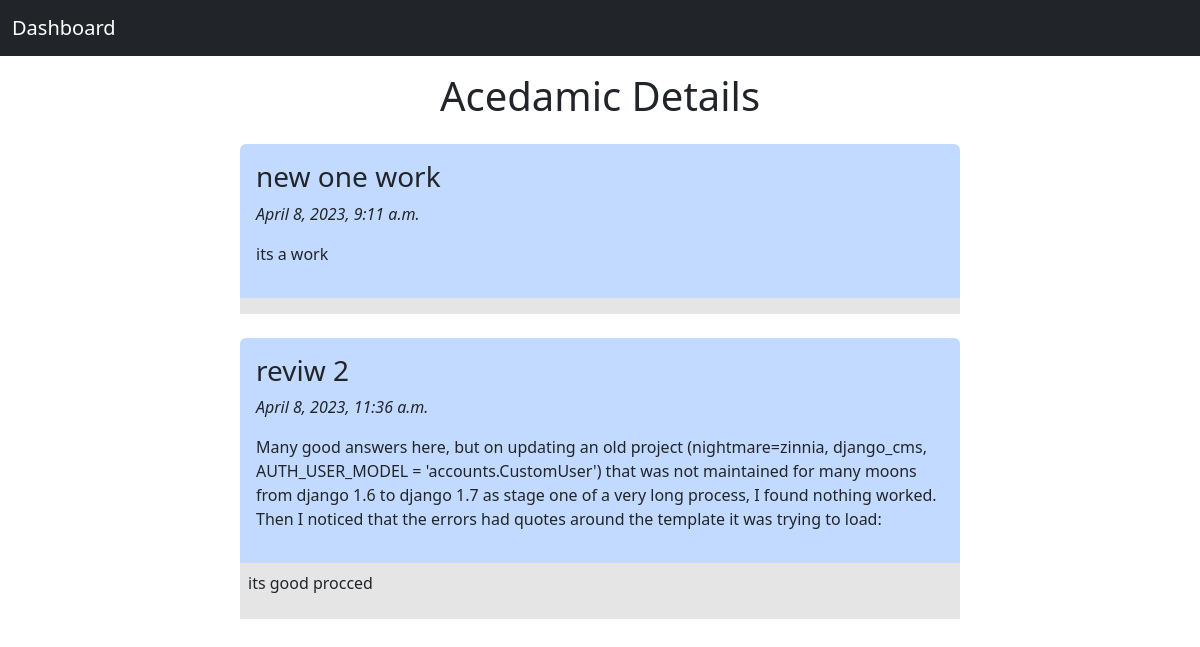
The app's page /work/2 with its own data.
### student/models.py (models this page shows, shortened)
class WorkProcess(models.Model):
    title = models.CharField(max_length=255)
    pub_date = models.DateTimeField(auto_now_add=True)
    content = models.TextField(blank=True)
    file = models.FileField(upload_to='workdocs/',blank=True)
    authur = models.ForeignKey(User,on_delete=models.CASCADE)
    comments = models.ManyToManyField(Comments,blank=True)

class Comments(models.Model):
    comment = models.TextField()
    authur = models.ForeignKey(User,on_delete=models.CASCADE)

### student/views.py (the view)
# urls.py: path('work/<int:id>',workviews,name = 'workviews')
def workviews(request,id):
     try:
        details = WorkProcess.objects.filter(authur=id)
     except WorkProcess.DoesNotExist:
        raise Http404("Question does not exist")
     return render(request,'workdetails.html',{'details':details})

### templates/workdetails.html
{% extends 'base.html' %}
{% block content %}
<h1 class="flex-column text-center mt-3"> Acedamic Details</h1>
{% if details %}
{% for i in details %}
<div class="container-lg mt-4 bg-opacity-25 p-3 rounded-top-2 bg-primary " style="width: 60%;">
    <h3 > {{i.title}}</h3>
    <p class="fw-light fst-italic ">{{i.pub_date}}</p>
    <p>{{i.content}}</p>
</div>
<div class="container-lg bg-black bg-opacity-10 p-2" style="width: 60%;">
    {% for j in i.comments.all %}
    <p >{{j.comment}}</p>
    {% endfor %}
</div>
{% endfor %}
{% else %}
<h1> no works  found ..</h1>
{% endif %}
{% endblock %}

### templates/base.html (shortened to what this page needs)
<!DOCTYPE html>
<html lang="en">
<head>
    <link href="https://cdn.jsdelivr.net/npm/bootstrap@5.3.0-alpha3/dist/css/bootstrap.min.css" rel="stylesheet">
  </head>
<body>
  <nav class="navbar  bg-dark " data-bs-theme="dark">
    <div class="container-fluid">
      <a class="navbar-brand" href="{% url 'home' %}">Dashboard</a>
    </div>
  </nav>
    {% block content %}
    {% endblock %}
</body>
</html>

### records on screen
WorkProcess: title "new one work", pub_date "April 8, 2023, 9:11 a.m.", content "its a work"
WorkProcess: title "reviw 2", pub_date "April 8, 2023, 11:36 a.m.", content "Many good answers here, but on updating an old project (nightmare=zinnia, django_cms, AUTH_USER_MODEL = 'accounts.CustomUser') that was not maintained for many moons from django 1.6 to django 1.7 as stage one of a very long process, I found nothing worked. Then I noticed that the errors had quotes around the template it was trying to load:"
Comments: comment "its good procced"
